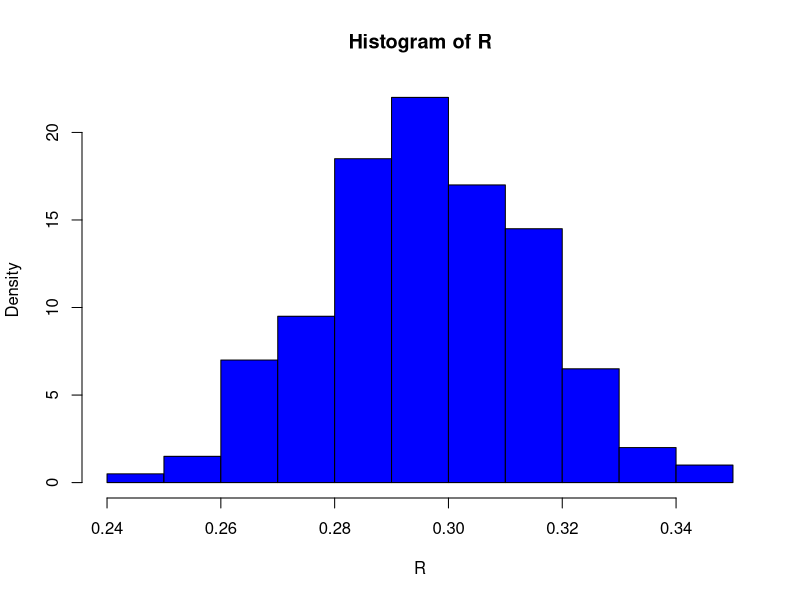

Generate this figure with R:
###################################################################################################
# Program Description: Demonstrate Bootstrap technique for estimating the s.e. of a correlation coefficient
# Date and version: 21st July 2016
# Email: ranjodh.singh@gmail.com
###################################################################################################
# Load MASS library
library(MASS)

mu <- rep(0,2)
mu
sigma <- matrix(0.8,nrow=2,ncol=2) + diag(2)*2
sigma
gvr <- mvrnorm(n=10000,mu=mu,Sigma=sigma)

# check population
cov(gvr)
cor(gvr)

# We only have a sample of 2500 observations from the population
s <- 2500
y <- sample(1:s,size=s,replace=TRUE)
oursample <- gvr[y,]

# Sample estimates
cov(oursample)
cor(oursample)

# bootstrap
B <- 200                  #number of replicates
n <- nrow(oursample)      #sample size
R <- numeric(B)           #storage for replicates

#bootstrap estimate of standard error of R
for (b in 1:B) {
	#randomly select the indices
	i <- sample(1:n, size = n, replace = TRUE)
	tempsample <- oursample[i,]       #i is a vector of indices
	R[b] <- cor(tempsample)[2]
	}
	#output
	print(se.R <- sd(R))
	hist(R, prob = TRUE,col='blue')

# Same thing using the boot package
library(boot)       
obj <- boot(data = oursample, statistic = cor, R = 2500)
obj
y <- obj$t
sd(y)


